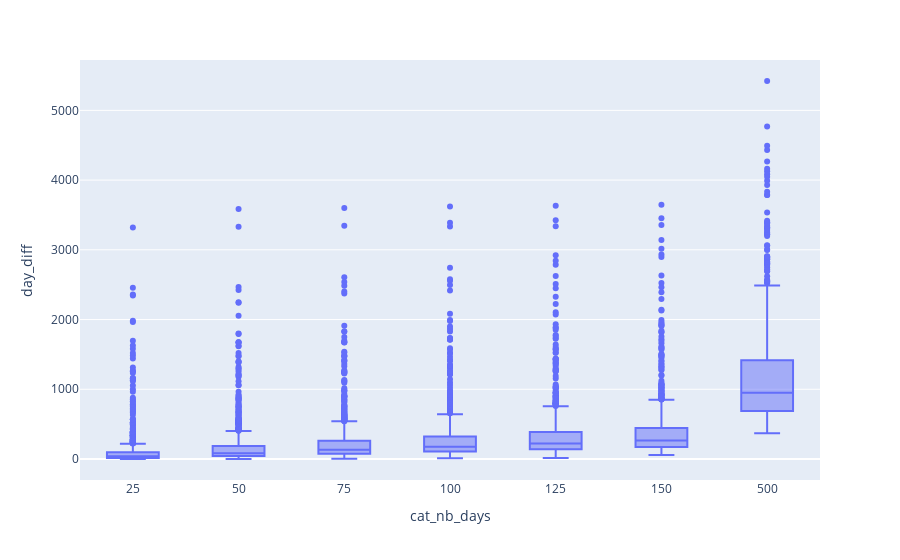

Notebook cell for this chart:
### Code cell
fig = px.box(grouped_melt, x="cat_nb_days", y="day_diff")
fig.show()
fig.write_html("day_diff.html")

### Figure 1 — Plotly figure (JSON) as saved in the notebook; plotly's stock layout.template omitted (floating-point values rounded to 4 significant figures; data arrays with more than 128 entries replaced by an {"elided": "..."} marker saying what was removed)
{"data": [{"alignmentgroup": "True", "hovertemplate": "cat_nb_days=%{x}<br>day_diff=%{y}<extra></extra>", "legendgroup": "", "marker": {"color": "#636efa"}, "name": "", "notched": false, "offsetgroup": "", "orientation": "v", "showlegend": false, "type": "box", "x": {"elided": "7742 str values"}, "x0": " ", "xaxis": "x", "y": {"elided": "7742 int values"}, "y0": " ", "yaxis": "y"}], "layout": {"boxmode": "group", "legend": {"tracegroupgap": 0}, "margin": {"t": 60}, "xaxis": {"anchor": "y", "domain": [0, 1], "title": {"text": "cat_nb_days"}}, "yaxis": {"anchor": "x", "domain": [0, 1], "title": {"text": "day_diff"}}}}
